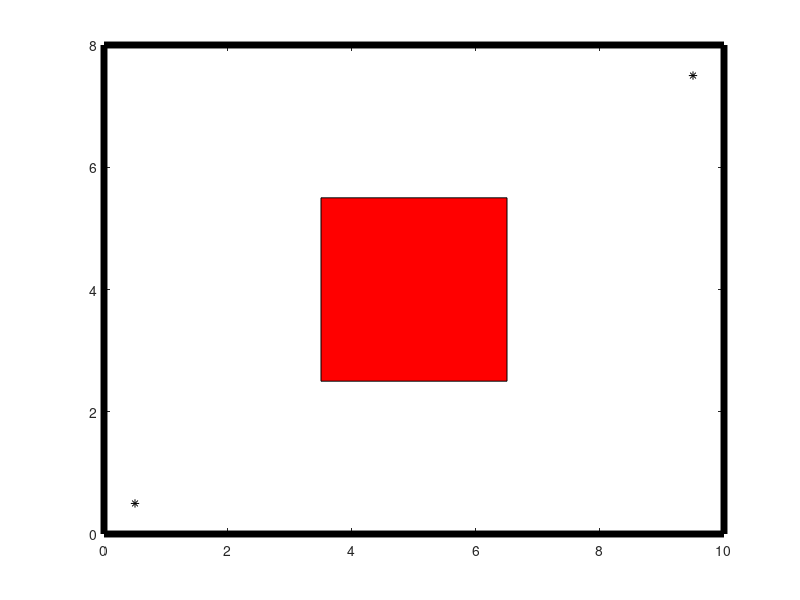

Write MATLAB code to recreate this figure. (Note: this script raises an error after producing the figure.)
clc
clear
close all

%% lay out environment

% bounds
xLB = 0;
xUB = 10;
yLB = 0;
yUB = 8;

% points
stPoint = [xLB + 0.5, yLB + 0.5];
endPoint = [xUB - 0.5, yUB - 0.5];

% obstacle
obs_xLB = 3.5;
obs_xUB = 6.5;
obs_yLB = 2.5;
obs_yUB = 5.5;

%% plot environment

figure(1)
% points
plot([stPoint(1) endPoint(1)],[stPoint(2) endPoint(2)],'k*')
hold on

%bounds
plot([xLB xUB],[yLB yLB],'k','LineWidth',5)
hold on
plot([xLB xUB],[yUB yUB],'k','LineWidth',5)
hold on
plot([xLB xLB],[yLB yUB],'k','LineWidth',5)
hold on
plot([xUB xUB],[yLB yUB],'k','LineWidth',5)

% obstacle
hold on
fill([obs_xLB obs_xLB obs_xUB obs_xUB], ...
        [obs_yLB obs_yUB obs_yUB obs_yLB],'r')

%% formulate and solve MIP problem

nPoints = 100;
nBoundaries = 4;

z = binvar(nPoints,nBoundaries);
x = sdpvar(nPoints,2);
M = 1e2;
safety = 0.08;

constr = [x(:,1) <= obs_xLB - safety + z(:,1)*M, ...
          x(:,1) >= obs_xUB + safety - z(:,2)*M, ...
          x(:,2) <= obs_yLB - safety + z(:,3)*M, ... 
          x(:,2) >= obs_yUB + safety - z(:,4)*M, ...
          z(:,1) + z(:,2) + z(:,3) + z(:,4) <= 3, ...
          x(1,:) == stPoint, ...
          x(nPoints,:) == endPoint];

objective = 0;
for i = 1:nPoints-1
    objective = objective + norm(x(i+1,:) - x(i,:),2)^2;
end

options = sdpsettings('verbose',2,'solver','GUROBI','debug',1);
sol = optimize(constr,objective,options);



%% plot trajectory

plot(value(x(:,1)),value(x(:,2)))